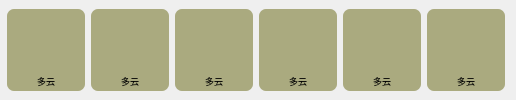
       <widget class="QWidget" name="widget0402" native="true">
        <property name="maximumSize">
         <size>
          <width>16777215</width>
          <height>100</height>
         </size>
        </property>
        <layout class="QGridLayout" name="gridLayout_6">
         <property name="leftMargin">
          <number>7</number>
         </property>
         <property name="topMargin">
          <number>9</number>
         </property>
         <property name="bottomMargin">
          <number>9</number>
         </property>
         <property name="horizontalSpacing">
          <number>6</number>
         </property>
         <property name="verticalSpacing">
          <number>0</number>
         </property>
         <item row="0" column="0">
          <widget class="QLabel" name="labelWeatherkon0">
           <property name="minimumSize">
            <size>
             <width>78</width>
             <height>62</height>
            </size>
           </property>
           <property name="maximumSize">
            <size>
             <width>78</width>
             <height>62</height>
            </size>
           </property>
           <property name="styleSheet">
            <string notr="true">color: rgb(255, 255, 255);
background-color: rgb(170, 170, 127);
border-radius: 7px;
border-bottom-right-radius: 0px;
border-bottom-left-radius: 0px;</string>
           </property>
           <property name="text">
            <string/>
           </property>
           <property name="scaledContents">
            <bool>true</bool>
           </property>
           <property name="alignment">
            <set>Qt::AlignCenter</set>
           </property>
          </widget>
         </item>
         <item row="0" column="1">
          <widget class="QLabel" name="labelWeatherkon1">
           <property name="minimumSize">
            <size>
             <width>78</width>
             <height>62</height>
            </size>
           </property>
           <property name="maximumSize">
            <size>
             <width>78</width>
             <height>62</height>
            </size>
           </property>
           <property name="styleSheet">
            <string notr="true">color: rgb(255, 255, 255);
background-color: rgb(170, 170, 127);
border-radius: 7px;
border-bottom-right-radius: 0px;
border-bottom-left-radius: 0px;</string>
           </property>
           <property name="text">
            <string/>
           </property>
           <property name="scaledContents">
            <bool>true</bool>
           </property>
           <property name="alignment">
            <set>Qt::AlignCenter</set>
           </property>
          </widget>
         </item>
         <item row="0" column="2">
          <widget class="QLabel" name="labelWeatherkon2">
           <property name="minimumSize">
            <size>
             <width>78</width>
             <height>62</height>
            </size>
           </property>
           <property name="maximumSize">
            <size>
             <width>78</width>
             <height>62</height>
            </size>
           </property>
           <property name="styleSheet">
            <string notr="true">color: rgb(255, 255, 255);
background-color: rgb(170, 170, 127);
border-radius: 7px;
border-bottom-right-radius: 0px;
border-bottom-left-radius: 0px;</string>
           </property>
           <property name="text">
            <string/>
           </property>
           <property name="scaledContents">
            <bool>true</bool>
           </property>
           <property name="alignment">
            <set>Qt::AlignCenter</set>
           </property>
          </widget>
         </item>
         <item row="0" column="3">
          <widget class="QLabel" name="labelWeatherkon3">
           <property name="minimumSize">
            <size>
             <width>78</width>
             <height>62</height>
            </size>
           </property>
           <property name="maximumSize">
            <size>
             <width>78</width>
             <height>62</height>
            </size>
           </property>
           <property name="styleSheet">
            <string notr="true">color: rgb(255, 255, 255);
background-color: rgb(170, 170, 127);
border-radius: 7px;
border-bottom-right-radius: 0px;
border-bottom-left-radius: 0px;</string>
           </property>
           <property name="text">
            <string/>
           </property>
           <property name="scaledContents">
            <bool>true</bool>
           </property>
           <property name="alignment">
            <set>Qt::AlignCenter</set>
           </property>
          </widget>
         </item>
         <item row="0" column="4">
          <widget class="QLabel" name="labelWeatherkon4">
           <property name="minimumSize">
            <size>
             <width>78</width>
             <height>62</height>
            </size>
           </property>
           <property name="maximumSize">
            <size>
             <width>78</width>
             <height>62</height>
            </size>
           </property>
           <property name="styleSheet">
            <string notr="true">color: rgb(255, 255, 255);
background-color: rgb(170, 170, 127);
border-radius: 7px;
border-bottom-right-radius: 0px;
border-bottom-left-radius: 0px;</string>
           </property>
           <property name="text">
            <string/>
           </property>
           <property name="scaledContents">
            <bool>true</bool>
           </property>
           <property name="alignment">
            <set>Qt::AlignCenter</set>
           </property>
          </widget>
         </item>
         <item row="0" column="5">
          <widget class="QLabel" name="labelWeatherkon5">
           <property name="minimumSize">
            <size>
             <width>78</width>
             <height>62</height>
            </size>
           </property>
           <property name="maximumSize">
            <size>
             <width>78</width>
             <height>62</height>
            </size>
           </property>
           <property name="styleSheet">
            <string notr="true">color: rgb(255, 255, 255);
background-color: rgb(170, 170, 127);
border-radius: 7px;
border-bottom-right-radius: 0px;
border-bottom-left-radius: 0px;</string>
           </property>
           <property name="text">
            <string/>
           </property>
           <property name="scaledContents">
            <bool>true</bool>
           </property>
           <property name="alignment">
            <set>Qt::AlignCenter</set>
           </property>
          </widget>
         </item>
         <item row="1" column="0">
          <widget class="QLabel" name="labelWeatherTypeDate0">
           <property name="minimumSize">
            <size>
             <width>78</width>
             <height>20</height>
            </size>
           </property>
           <property name="maximumSize">
            <size>
             <width>78</width>
             <height>20</height>
            </size>
           </property>
           <property name="font">
            <font>
             <pointsize>7</pointsize>
            </font>
           </property>
           <property name="styleSheet">
            <string notr="true">background-color: rgb(170, 170, 127);
border-radius: 7px;
border-top-right-radius: 0px;
border-top-left-radius: 0px;</string>
           </property>
           <property name="text">
            <string>多云</string>
           </property>
           <property name="alignment">
            <set>Qt::AlignCenter</set>
           </property>
          </widget>
         </item>
         <item row="1" column="1">
          <widget class="QLabel" name="labelWeatherTypeDate1">
           <property name="minimumSize">
            <size>
             <width>78</width>
             <height>20</height>
            </size>
           </property>
           <property name="maximumSize">
            <size>
             <width>78</width>
             <height>20</height>
            </size>
           </property>
           <property name="font">
            <font>
             <pointsize>7</pointsize>
            </font>
           </property>
           <property name="styleSheet">
            <string notr="true">background-color: rgb(170, 170, 127);
border-radius: 7px;
border-top-right-radius: 0px;
border-top-left-radius: 0px;</string>
           </property>
           <property name="text">
            <string>多云</string>
           </property>
           <property name="alignment">
            <set>Qt::AlignCenter</set>
           </property>
          </widget>
         </item>
         <item row="1" column="2">
          <widget class="QLabel" name="labelWeatherTypeDate2">
           <property name="minimumSize">
            <size>
             <width>78</width>
             <height>20</height>
            </size>
           </property>
           <property name="maximumSize">
            <size>
             <width>78</width>
             <height>20</height>
            </size>
           </property>
           <property name="font">
            <font>
             <pointsize>7</pointsize>
            </font>
           </property>
           <property name="styleSheet">
            <string notr="true">background-color: rgb(170, 170, 127);
border-radius: 7px;
border-top-right-radius: 0px;
border-top-left-radius: 0px;</string>
           </property>
           <property name="text">
            <string>多云</string>
           </property>
           <property name="alignment">
            <set>Qt::AlignCenter</set>
           </property>
          </widget>
         </item>
         <item row="1" column="3">
          <widget class="QLabel" name="labelWeatherTypeDate3">
           <property name="minimumSize">
            <size>
             <width>78</width>
             <height>20</height>
            </size>
           </property>
           <property name="maximumSize">
            <size>
             <width>78</width>
             <height>20</height>
            </size>
           </property>
           <property name="font">
            <font>
             <pointsize>7</pointsize>
            </font>
           </property>
           <property name="styleSheet">
            <string notr="true">background-color: rgb(170, 170, 127);
border-radius: 7px;
border-top-right-radius: 0px;
border-top-left-radius: 0px;</string>
           </property>
           <property name="text">
            <string>多云</string>
           </property>
           <property name="alignment">
            <set>Qt::AlignCenter</set>
           </property>
          </widget>
         </item>
         <item row="1" column="4">
          <widget class="QLabel" name="labelWeatherTypeDate4">
           <property name="minimumSize">
            <size>
             <width>78</width>
             <height>20</height>
            </size>
           </property>
           <property name="maximumSize">
            <size>
             <width>78</width>
             <height>20</height>
            </size>
           </property>
           <property name="font">
            <font>
             <pointsize>7</pointsize>
            </font>
           </property>
           <property name="styleSheet">
            <string notr="true">background-color: rgb(170, 170, 127);
border-radius: 7px;
border-top-right-radius: 0px;
border-top-left-radius: 0px;</string>
           </property>
           <property name="text">
            <string>多云</string>
           </property>
           <property name="alignment">
            <set>Qt::AlignCenter</set>
           </property>
          </widget>
         </item>
         <item row="1" column="5">
          <widget class="QLabel" name="labelWeatherTypeDate5">
           <property name="minimumSize">
            <size>
             <width>78</width>
             <height>20</height>
            </size>
           </property>
           <property name="maximumSize">
            <size>
             <width>78</width>
             <height>20</height>
            </size>
           </property>
           <property name="font">
            <font>
             <pointsize>7</pointsize>
            </font>
           </property>
           <property name="styleSheet">
            <string notr="true">background-color: rgb(170, 170, 127);
border-radius: 7px;
border-top-right-radius: 0px;
border-top-left-radius: 0px;</string>
           </property>
           <property name="text">
            <string>多云</string>
           </property>
           <property name="alignment">
            <set>Qt::AlignCenter</set>
           </property>
          </widget>
         </item>
        </layout>
       </widget>
